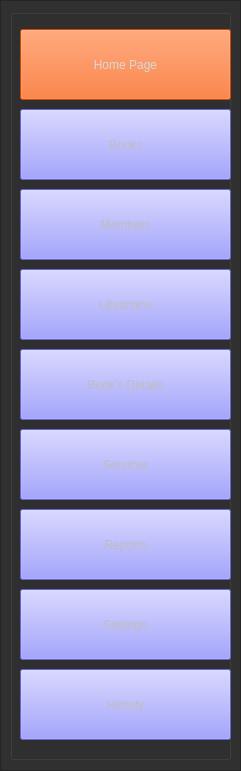
   <widget class="QFrame" name="frame_15">
    <property name="geometry">
     <rect>
      <x>10</x>
      <y>-1</y>
      <width>241</width>
      <height>771</height>
     </rect>
    </property>
    <property name="styleSheet">
     <string notr="true">background-color: rgb(48, 48, 48);</string>
    </property>
    <property name="frameShape">
     <enum>QFrame::StyledPanel</enum>
    </property>
    <property name="frameShadow">
     <enum>QFrame::Raised</enum>
    </property>
    <widget class="QGroupBox" name="groupBox">
     <property name="enabled">
      <bool>true</bool>
     </property>
     <property name="geometry">
      <rect>
       <x>10</x>
       <y>9</y>
       <width>221</width>
       <height>751</height>
      </rect>
     </property>
     <property name="styleSheet">
      <string notr="true">background-color: rgb(48, 48, 48);</string>
     </property>
     <property name="title">
      <string/>
     </property>
     <widget class="QPushButton" name="homePage_button">
      <property name="enabled">
       <bool>false</bool>
      </property>
      <property name="geometry">
       <rect>
        <x>10</x>
        <y>20</y>
        <width>211</width>
        <height>71</height>
       </rect>
      </property>
      <property name="font">
       <font>
        <family>MS Shell Dlg 2</family>
        <pointsize>9</pointsize>
       </font>
      </property>
      <property name="styleSheet">
       <string notr="true">


QPushButton {
background-color: rgb(255, 85, 0);
color: rgb(217, 217, 217);
}

QPushButton:hover {
background-color: rgb(168, 56, 0);
color: rgb(217, 217, 217);

}
</string>
      </property>
      <property name="text">
       <string>Home Page</string>
      </property>
      <property name="icon">
       <iconset resource="icons.qrc">
        <normaloff>:/newPrefix/icons/today movepng.png</normaloff>:/newPrefix/icons/today movepng.png</iconset>
      </property>
      <property name="iconSize">
       <size>
        <width>50</width>
        <height>50</height>
       </size>
      </property>
     </widget>
     <widget class="QPushButton" name="histPage_button">
      <property name="enabled">
       <bool>false</bool>
      </property>
      <property name="geometry">
       <rect>
        <x>10</x>
        <y>660</y>
        <width>211</width>
        <height>71</height>
       </rect>
      </property>
      <property name="styleSheet">
       <string notr="true">QPushButton {
background-color: rgb(123, 123, 255);
}

QPushButton:hover {
background-color: rgb(255, 85, 0);
color: rgb(217, 217, 217);

}
</string>
      </property>
      <property name="text">
       <string>Hisroty</string>
      </property>
      <property name="icon">
       <iconset resource="icons.qrc">
        <normaloff>:/newPrefix/icons/historyy.png</normaloff>:/newPrefix/icons/historyy.png</iconset>
      </property>
      <property name="iconSize">
       <size>
        <width>50</width>
        <height>50</height>
       </size>
      </property>
     </widget>
     <widget class="QPushButton" name="bkdetPage_button">
      <property name="enabled">
       <bool>false</bool>
      </property>
      <property name="geometry">
       <rect>
        <x>10</x>
        <y>340</y>
        <width>211</width>
        <height>71</height>
       </rect>
      </property>
      <property name="styleSheet">
       <string notr="true">QPushButton {
background-color: rgb(123, 123, 255);
}

QPushButton:hover {
background-color: rgb(255, 85, 0);
color: rgb(217, 217, 217);

}
</string>
      </property>
      <property name="text">
       <string>Book's Details</string>
      </property>
      <property name="icon">
       <iconset resource="icons.qrc">
        <normaloff>:/icons/authors.png</normaloff>:/icons/authors.png</iconset>
      </property>
      <property name="iconSize">
       <size>
        <width>50</width>
        <height>50</height>
       </size>
      </property>
     </widget>
     <widget class="QPushButton" name="memPage_button">
      <property name="enabled">
       <bool>false</bool>
      </property>
      <property name="geometry">
       <rect>
        <x>10</x>
        <y>180</y>
        <width>211</width>
        <height>71</height>
       </rect>
      </property>
      <property name="styleSheet">
       <string notr="true">QPushButton {
background-color: rgb(123, 123, 255);
}

QPushButton:hover {
background-color: rgb(255, 85, 0);
color: rgb(217, 217, 217);

}
</string>
      </property>
      <property name="text">
       <string>Members</string>
      </property>
      <property name="icon">
       <iconset resource="icons.qrc">
        <normaloff>:/icons/members.png</normaloff>:/icons/members.png</iconset>
      </property>
      <property name="iconSize">
       <size>
        <width>50</width>
        <height>50</height>
       </size>
      </property>
     </widget>
     <widget class="QPushButton" name="bookPage_button">
      <property name="enabled">
       <bool>false</bool>
      </property>
      <property name="geometry">
       <rect>
        <x>10</x>
        <y>100</y>
        <width>211</width>
        <height>71</height>
       </rect>
      </property>
      <property name="styleSheet">
       <string notr="true">QPushButton {
background-color: rgb(123, 123, 255);
}

QPushButton:hover {
background-color: rgb(255, 85, 0);
color: rgb(217, 217, 217);

}
</string>
      </property>
      <property name="text">
       <string>Books</string>
      </property>
      <property name="icon">
       <iconset resource="icons.qrc">
        <normaloff>:/icons/book.png</normaloff>:/icons/book.png</iconset>
      </property>
      <property name="iconSize">
       <size>
        <width>50</width>
        <height>50</height>
       </size>
      </property>
     </widget>
     <widget class="QPushButton" name="servPage_button">
      <property name="enabled">
       <bool>false</bool>
      </property>
      <property name="geometry">
       <rect>
        <x>10</x>
        <y>420</y>
        <width>211</width>
        <height>71</height>
       </rect>
      </property>
      <property name="styleSheet">
       <string notr="true">QPushButton {
background-color: rgb(123, 123, 255);
}

QPushButton:hover {
background-color: rgb(255, 85, 0);
color: rgb(217, 217, 217);

}
</string>
      </property>
      <property name="text">
       <string>Services</string>
      </property>
      <property name="icon">
       <iconset resource="icons.qrc">
        <normaloff>:/icons/services.png</normaloff>:/icons/services.png</iconset>
      </property>
      <property name="iconSize">
       <size>
        <width>50</width>
        <height>50</height>
       </size>
      </property>
     </widget>
     <widget class="QPushButton" name="repPage_button">
      <property name="enabled">
       <bool>false</bool>
      </property>
      <property name="geometry">
       <rect>
        <x>10</x>
        <y>500</y>
        <width>211</width>
        <height>71</height>
       </rect>
      </property>
      <property name="styleSheet">
       <string notr="true">QPushButton {
background-color: rgb(123, 123, 255);
}

QPushButton:hover {
background-color: rgb(255, 85, 0);
color: rgb(217, 217, 217);

}
</string>
      </property>
      <property name="text">
       <string>Reports</string>
      </property>
      <property name="icon">
       <iconset resource="icons.qrc">
        <normaloff>:/icons/daily-report.png</normaloff>:/icons/daily-report.png</iconset>
      </property>
      <property name="iconSize">
       <size>
        <width>50</width>
        <height>50</height>
       </size>
      </property>
     </widget>
     <widget class="QPushButton" name="settiPage_button">
      <property name="enabled">
       <bool>false</bool>
      </property>
      <property name="geometry">
       <rect>
        <x>10</x>
        <y>580</y>
        <width>211</width>
        <height>71</height>
       </rect>
      </property>
      <property name="styleSheet">
       <string notr="true">QPushButton {
background-color: rgb(123, 123, 255);
}

QPushButton:hover {
background-color: rgb(255, 85, 0);
color: rgb(217, 217, 217);

}
</string>
      </property>
      <property name="text">
       <string>Settings</string>
      </property>
      <property name="icon">
       <iconset resource="icons.qrc">
        <normaloff>:/newPrefix/icons/settings.png</normaloff>:/newPrefix/icons/settings.png</iconset>
      </property>
      <property name="iconSize">
       <size>
        <width>50</width>
        <height>50</height>
       </size>
      </property>
     </widget>
     <widget class="QPushButton" name="libPage_button">
      <property name="enabled">
       <bool>false</bool>
      </property>
      <property name="geometry">
       <rect>
        <x>10</x>
        <y>260</y>
        <width>211</width>
        <height>71</height>
       </rect>
      </property>
      <property name="styleSheet">
       <string notr="true">QPushButton {
background-color: rgb(123, 123, 255);
}

QPushButton:hover {
background-color: rgb(255, 85, 0);
color: rgb(217, 217, 217);

}
</string>
      </property>
      <property name="text">
       <string>Librarians</string>
      </property>
      <property name="icon">
       <iconset resource="icons.qrc">
        <normaloff>:/icons/librarian.png</normaloff>:/icons/librarian.png</iconset>
      </property>
      <property name="iconSize">
       <size>
        <width>50</width>
        <height>50</height>
       </size>
      </property>
     </widget>
    </widget>
   </widget>
